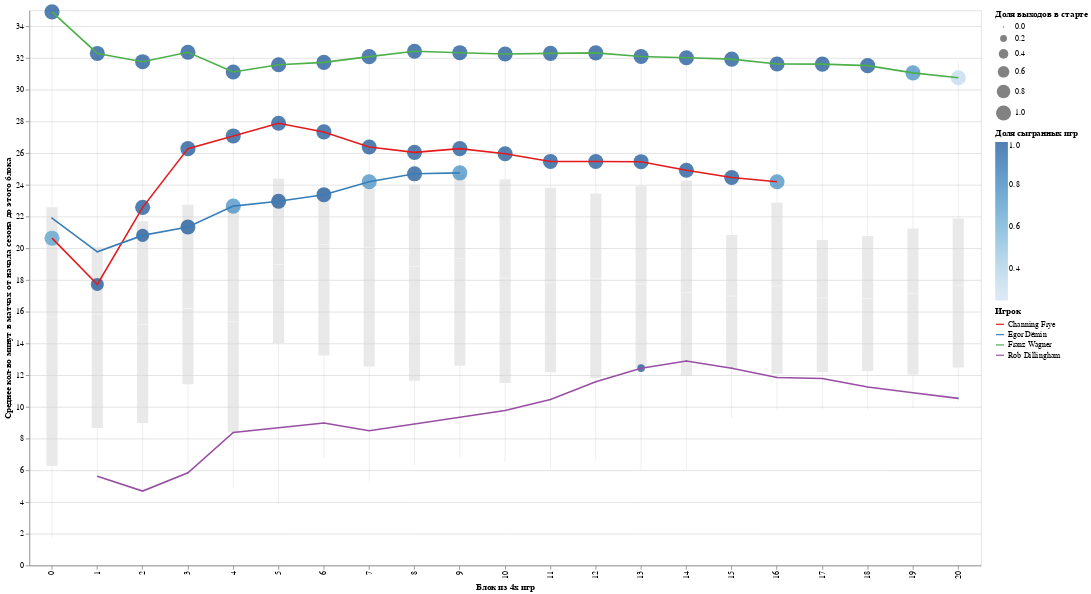

Source (notebook cell):
### Code cell
plot_1st_season(df_roll, col_to_plot='min_mean_up_to_week', player_ids_to_highlight=[101112, 1642265, 1642856,1630532], col_to_plot_ru="Среднее кол-во минут в матчах от начала сезона до этого блока")

### Figure 1 — Vega-Lite specification as saved in the notebook (floating-point values rounded to 4 significant figures; data arrays with more than 128 entries replaced by an {"elided": "..."} marker saying what was removed)
{"config": {"view": {"continuousWidth": 300, "continuousHeight": 300}}, "layer": [{"data": {"name": "data-1565dfd35311d3d29803155722dde399"}, "mark": {"type": "boxplot", "color": "lightgrey", "extent": "min-max", "opacity": 0.5}, "encoding": {"x": {"field": "team_week", "title": "Блок из 4х игр", "type": "ordinal"}, "y": {"field": "min_mean_up_to_week", "title": "Среднее кол-во минут в матчах от начала сезона до этого блока", "type": "quantitative"}}}, {"data": {"name": "data-1f686c5a5b16603d4209aeff41e33ab9"}, "mark": {"type": "point", "filled": true, "size": 60}, "encoding": {"color": {"field": "share_games_played", "title": "Доля сыгранных игр", "type": "quantitative"}, "size": {"field": "share_games_started", "title": "Доля выходов в старте", "type": "quantitative"}, "x": {"field": "team_week", "type": "ordinal"}, "y": {"field": "min_mean_up_to_week", "type": "quantitative"}}}, {"data": {"name": "data-1f686c5a5b16603d4209aeff41e33ab9"}, "mark": {"type": "line"}, "encoding": {"color": {"field": "PLAYER_NAME", "scale": {"scheme": "set1"}, "title": "Игрок", "type": "ordinal"}, "x": {"field": "team_week", "type": "ordinal"}, "y": {"field": "min_mean_up_to_week", "type": "quantitative"}}}], "height": 700, "width": 1200, "$schema": "https://vega.github.io/schema/vega-lite/v5.17.0.json", "datasets": {"data-1565dfd35311d3d29803155722dde399": {"elided": "463 records"}, "data-1f686c5a5b16603d4209aeff41e33ab9": [{"player_dir": "101112", "season_dir": "2005-06", "PLAYER_ID": 101112, "PLAYER_NAME": "Channing Frye", "TEAM_ID": 1610612752, "team_week": 0, "games_played": 2, "games_started": 2, "min_mean_week": 20.63, "pts_mean_week": 9.5, "reb_mean_week": 7.5, "ast_mean_week": 1.5, "team_games_this_week": 3, "pts_mean_up_to_week": 9.5, "min_mean_up_to_week": 20.63, "reb_mean_up_to_week": 7.5, "ast_mean_up_to_week": 1.5, "share_games_played": 0.6667, "share_games_started": 1.0, "week_str": "0"}, {"player_dir": "101112", "season_dir": "2005-06", "PLAYER_ID": 101112, "PLAYER_NAME": "Channing Frye", "TEAM_ID": 1610612752, "team_week": 1, "games_played": 4, "games_started": 3, "min_mean_week": 16.25, "pts_mean_week": 9.25, "reb_mean_week": 4.75, "ast_mean_week": 0.0, "team_games_this_week": 4, "pts_mean_up_to_week": 9.333, "min_mean_up_to_week": 17.71, "reb_mean_up_to_week": 5.667, "ast_mean_up_to_week": 0.5, "share_games_played": 1.0, "share_games_started": 0.75, "week_str": "1"}, {"player_dir": "101112", "season_dir": "2005-06", "PLAYER_ID": 101112, "PLAYER_NAME": "Channing Frye", "TEAM_ID": 1610612752, "team_week": 2, "games_played": 4, "games_started": 4, "min_mean_week": 29.87, "pts_mean_week": 18.75, "reb_mean_week": 5.75, "ast_mean_week": 1.75, "team_games_this_week": 4, "pts_mean_up_to_week": 13.1, "min_mean_up_to_week": 22.58, "reb_mean_up_to_week": 5.7, "ast_mean_up_to_week": 1.0, "share_games_played": 1.0, "share_games_started": 1.0, "week_str": "2"}, {"player_dir": "101112", "season_dir": "2005-06", "PLAYER_ID": 101112, "PLAYER_NAME": "Channing Frye", "TEAM_ID": 1610612752, "team_week": 3, "games_played": 4, "games_started": 4, "min_mean_week": 35.53, "pts_mean_week": 18.75, "reb_mean_week": 6.25, "ast_mean_week": 1.25, "team_games_this_week": 4, "pts_mean_up_to_week": 14.71, "min_mean_up_to_week": 26.28, "reb_mean_up_to_week": 5.857, "ast_mean_up_to_week": 1.071, "share_games_played": 1.0, "share_games_started": 1.0, "week_str": "3"}, {"player_dir": "101112", "season_dir": "2005-06", "PLAYER_ID": 101112, "PLAYER_NAME": "Channing Frye", "TEAM_ID": 1610612752, "team_week": 4, "games_played": 4, "games_started": 4, "min_mean_week": 29.88, "pts_mean_week": 14.25, "reb_mean_week": 6.25, "ast_mean_week": 0.75, "team_games_this_week": 4, "pts_mean_up_to_week": 14.61, "min_mean_up_to_week": 27.08, "reb_mean_up_to_week": 5.944, "ast_mean_up_to_week": 1.0, "share_games_played": 1.0, "share_games_started": 1.0, "week_str": "4"}, {"player_dir": "101112", "season_dir": "2005-06", "PLAYER_ID": 101112, "PLAYER_NAME": "Channing Frye", "TEAM_ID": 1610612752, "team_week": 5, "games_played": 4, "games_started": 4, "min_mean_week": 31.49, "pts_mean_week": 15.5, "reb_mean_week": 8.75, "ast_mean_week": 1.0, "team_games_this_week": 4, "pts_mean_up_to_week": 14.77, "min_mean_up_to_week": 27.88, "reb_mean_up_to_week": 6.455, "ast_mean_up_to_week": 1.0, "share_games_played": 1.0, "share_games_started": 1.0, "week_str": "5"}, {"player_dir": "101112", "season_dir": "2005-06", "PLAYER_ID": 101112, "PLAYER_NAME": "Channing Frye", "TEAM_ID": 1610612752, "team_week": 6, "games_played": 4, "games_started": 4, "min_mean_week": 24.32, "pts_mean_week": 12.75, "reb_mean_week": 5.25, "ast_mean_week": 0.75, "team_games_this_week": 4, "pts_mean_up_to_week": 14.46, "min_mean_up_to_week": 27.33, "reb_mean_up_to_week": 6.269, "ast_mean_up_to_week": 0.9615, "share_games_played": 1.0, "share_games_started": 1.0, "week_str": "6"}, {"player_dir": "101112", "season_dir": "2005-06", "PLAYER_ID": 101112, "PLAYER_NAME": "Channing Frye", "TEAM_ID": 1610612752, "team_week": 7, "games_played": 4, "games_started": 4, "min_mean_week": 20.18, "pts_mean_week": 17.5, "reb_mean_week": 4.75, "ast_mean_week": 0.0, "team_games_this_week": 4, "pts_mean_up_to_week": 14.87, "min_mean_up_to_week": 26.38, "reb_mean_up_to_week": 6.067, "ast_mean_up_to_week": 0.8333, "share_games_played": 1.0, "share_games_started": 1.0, "week_str": "7"}, {"player_dir": "101112", "season_dir": "2005-06", "PLAYER_ID": 101112, "PLAYER_NAME": "Channing Frye", "TEAM_ID": 1610612752, "team_week": 8, "games_played": 4, "games_started": 4, "min_mean_week": 23.52, "pts_mean_week": 12.75, "reb_mean_week": 5.75, "ast_mean_week": 1.0, "team_games_this_week": 4, "pts_mean_up_to_week": 14.62, "min_mean_up_to_week": 26.04, "reb_mean_up_to_week": 6.029, "ast_mean_up_to_week": 0.8529, "share_games_played": 1.0, "share_games_started": 1.0, "week_str": "8"}, {"player_dir": "101112", "season_dir": "2005-06", "PLAYER_ID": 101112, "PLAYER_NAME": "Channing Frye", "TEAM_ID": 1610612752, "team_week": 9, "games_played": 4, "games_started": 4, "min_mean_week": 28.29, "pts_mean_week": 12.75, "reb_mean_week": 6.25, "ast_mean_week": 1.75, "team_games_this_week": 4, "pts_mean_up_to_week": 14.42, "min_mean_up_to_week": 26.28, "reb_mean_up_to_week": 6.053, "ast_mean_up_to_week": 0.9474, "share_games_played": 1.0, "share_games_started": 1.0, "week_str": "9"}, {"player_dir": "101112", "season_dir": "2005-06", "PLAYER_ID": 101112, "PLAYER_NAME": "Channing Frye", "TEAM_ID": 1610612752, "team_week": 10, "games_played": 4, "games_started": 4, "min_mean_week": 22.9, "pts_mean_week": 9.75, "reb_mean_week": 4.75, "ast_mean_week": 1.0, "team_games_this_week": 4, "pts_mean_up_to_week": 13.98, "min_mean_up_to_week": 25.96, "reb_mean_up_to_week": 5.929, "ast_mean_up_to_week": 0.9524, "share_games_played": 1.0, "share_games_started": 1.0, "week_str": "10"}, {"player_dir": "101112", "season_dir": "2005-06", "PLAYER_ID": 101112, "PLAYER_NAME": "Channing Frye", "TEAM_ID": 1610612752, "team_week": 11, "games_played": 4, "games_started": 4, "min_mean_week": 20.35, "pts_mean_week": 8.5, "reb_mean_week": 4.0, "ast_mean_week": 0.75, "team_games_this_week": 4, "pts_mean_up_to_week": 13.5, "min_mean_up_to_week": 25.47, "reb_mean_up_to_week": 5.761, "ast_mean_up_to_week": 0.9348, "share_games_played": 1.0, "share_games_started": 1.0, "week_str": "11"}, {"player_dir": "101112", "season_dir": "2005-06", "PLAYER_ID": 101112, "PLAYER_NAME": "Channing Frye", "TEAM_ID": 1610612752, "team_week": 12, "games_played": 4, "games_started": 4, "min_mean_week": 25.42, "pts_mean_week": 12.0, "reb_mean_week": 7.25, "ast_mean_week": 1.25, "team_games_this_week": 4, "pts_mean_up_to_week": 13.38, "min_mean_up_to_week": 25.47, "reb_mean_up_to_week": 5.88, "ast_mean_up_to_week": 0.96, "share_games_played": 1.0, "share_games_started": 1.0, "week_str": "12"}, {"player_dir": "101112", "season_dir": "2005-06", "PLAYER_ID": 101112, "PLAYER_NAME": "Channing Frye", "TEAM_ID": 1610612752, "team_week": 13, "games_played": 4, "games_started": 4, "min_mean_week": 25.32, "pts_mean_week": 14.0, "reb_mean_week": 8.25, "ast_mean_week": 0.0, "team_games_this_week": 4, "pts_mean_up_to_week": 13.43, "min_mean_up_to_week": 25.46, "reb_mean_up_to_week": 6.056, "ast_mean_up_to_week": 0.8889, "share_games_played": 1.0, "share_games_started": 1.0, "week_str": "13"}, {"player_dir": "101112", "season_dir": "2005-06", "PLAYER_ID": 101112, "PLAYER_NAME": "Channing Frye", "TEAM_ID": 1610612752, "team_week": 14, "games_played": 4, "games_started": 4, "min_mean_week": 17.6, "pts_mean_week": 6.25, "reb_mean_week": 3.75, "ast_mean_week": 0.25, "team_games_this_week": 4, "pts_mean_up_to_week": 12.93, "min_mean_up_to_week": 24.91, "reb_mean_up_to_week": 5.897, "ast_mean_up_to_week": 0.8448, "share_games_played": 1.0, "share_games_started": 1.0, "week_str": "14"}, {"player_dir": "101112", "season_dir": "2005-06", "PLAYER_ID": 101112, "PLAYER_NAME": "Channing Frye", "TEAM_ID": 1610612752, "team_week": 15, "games_played": 4, "games_started": 4, "min_mean_week": 17.85, "pts_mean_week": 6.5, "reb_mean_week": 3.5, "ast_mean_week": 0.75, "team_games_this_week": 4, "pts_mean_up_to_week": 12.52, "min_mean_up_to_week": 24.46, "reb_mean_up_to_week": 5.742, "ast_mean_up_to_week": 0.8387, "share_games_played": 1.0, "share_games_started": 1.0, "week_str": "15"}, {"player_dir": "101112", "season_dir": "2005-06", "PLAYER_ID": 101112, "PLAYER_NAME": "Channing Frye", "TEAM_ID": 1610612752, "team_week": 16, "games_played": 3, "games_started": 3, "min_mean_week": 18.65, "pts_mean_week": 8.667, "reb_mean_week": 6.0, "ast_mean_week": 0.3333, "team_games_this_week": 4, "pts_mean_up_to_week": 12.34, "min_mean_up_to_week": 24.19, "reb_mean_up_to_week": 5.754, "ast_mean_up_to_week": 0.8154, "share_games_played": 0.75, "share_games_started": 1.0, "week_str": "16"}, {"player_dir": "1630532", "season_dir": "2021-22", "PLAYER_ID": 1630532, "PLAYER_NAME": "Franz Wagner", "TEAM_ID": 1610612753, "team_week": 0, "games_played": 3, "games_started": 3, "min_mean_week": 34.9, "pts_mean_week": 12.67, "reb_mean_week": 5.0, "ast_mean_week": 1.333, "team_games_this_week": 3, "pts_mean_up_to_week": 12.67, "min_mean_up_to_week": 34.9, "reb_mean_up_to_week": 5.0, "ast_mean_up_to_week": 1.333, "share_games_played": 1.0, "share_games_started": 1.0, "week_str": "0"}, {"player_dir": "1630532", "season_dir": "2021-22", "PLAYER_ID": 1630532, "PLAYER_NAME": "Franz Wagner", "TEAM_ID": 1610612753, "team_week": 1, "games_played": 4, "games_started": 4, "min_mean_week": 30.32, "pts_mean_week": 14.75, "reb_mean_week": 2.5, "ast_mean_week": 2.25, "team_games_this_week": 4, "pts_mean_up_to_week": 13.86, "min_mean_up_to_week": 32.28, "reb_mean_up_to_week": 3.571, "ast_mean_up_to_week": 1.857, "share_games_played": 1.0, "share_games_started": 1.0, "week_str": "1"}, {"player_dir": "1630532", "season_dir": "2021-22", "PLAYER_ID": 1630532, "PLAYER_NAME": "Franz Wagner", "TEAM_ID": 1610612753, "team_week": 2, "games_played": 4, "games_started": 4, "min_mean_week": 30.85, "pts_mean_week": 13.5, "reb_mean_week": 3.5, "ast_mean_week": 2.5, "team_games_this_week": 4, "pts_mean_up_to_week": 13.73, "min_mean_up_to_week": 31.76, "reb_mean_up_to_week": 3.545, "ast_mean_up_to_week": 2.091, "share_games_played": 1.0, "share_games_started": 1.0, "week_str": "2"}, {"player_dir": "1630532", "season_dir": "2021-22", "PLAYER_ID": 1630532, "PLAYER_NAME": "Franz Wagner", "TEAM_ID": 1610612753, "team_week": 3, "games_played": 4, "games_started": 4, "min_mean_week": 33.99, "pts_mean_week": 13.25, "reb_mean_week": 6.25, "ast_mean_week": 1.25, "team_games_this_week": 4, "pts_mean_up_to_week": 13.6, "min_mean_up_to_week": 32.36, "reb_mean_up_to_week": 4.267, "ast_mean_up_to_week": 1.867, "share_games_played": 1.0, "share_games_started": 1.0, "week_str": "3"}, {"player_dir": "1630532", "season_dir": "2021-22", "PLAYER_ID": 1630532, "PLAYER_NAME": "Franz Wagner", "TEAM_ID": 1610612753, "team_week": 4, "games_played": 4, "games_started": 4, "min_mean_week": 26.43, "pts_mean_week": 9.0, "reb_mean_week": 3.25, "ast_mean_week": 3.0, "team_games_this_week": 4, "pts_mean_up_to_week": 12.63, "min_mean_up_to_week": 31.11, "reb_mean_up_to_week": 4.053, "ast_mean_up_to_week": 2.105, "share_games_played": 1.0, "share_games_started": 1.0, "week_str": "4"}, {"player_dir": "1630532", "season_dir": "2021-22", "PLAYER_ID": 1630532, "PLAYER_NAME": "Franz Wagner", "TEAM_ID": 1610612753, "team_week": 5, "games_played": 4, "games_started": 4, "min_mean_week": 33.74, "pts_mean_week": 17.25, "reb_mean_week": 5.5, "ast_mean_week": 4.5, "team_games_this_week": 4, "pts_mean_up_to_week": 13.43, "min_mean_up_to_week": 31.57, "reb_mean_up_to_week": 4.304, "ast_mean_up_to_week": 2.522, "share_games_played": 1.0, "share_games_started": 1.0, "week_str": "5"}, {"player_dir": "1630532", "season_dir": "2021-22", "PLAYER_ID": 1630532, "PLAYER_NAME": "Franz Wagner", "TEAM_ID": 1610612753, "team_week": 6, "games_played": 4, "games_started": 4, "min_mean_week": 32.6, "pts_mean_week": 17.75, "reb_mean_week": 4.5, "ast_mean_week": 4.5, "team_games_this_week": 4, "pts_mean_up_to_week": 14.07, "min_mean_up_to_week": 31.72, "reb_mean_up_to_week": 4.333, "ast_mean_up_to_week": 2.815, "share_games_played": 1.0, "share_games_started": 1.0, "week_str": "6"}, {"player_dir": "1630532", "season_dir": "2021-22", "PLAYER_ID": 1630532, "PLAYER_NAME": "Franz Wagner", "TEAM_ID": 1610612753, "team_week": 7, "games_played": 4, "games_started": 4, "min_mean_week": 34.52, "pts_mean_week": 17.75, "reb_mean_week": 7.5, "ast_mean_week": 3.5, "team_games_this_week": 4, "pts_mean_up_to_week": 14.55, "min_mean_up_to_week": 32.08, "reb_mean_up_to_week": 4.742, "ast_mean_up_to_week": 2.903, "share_games_played": 1.0, "share_games_started": 1.0, "week_str": "7"}, {"player_dir": "1630532", "season_dir": "2021-22", "PLAYER_ID": 1630532, "PLAYER_NAME": "Franz Wagner", "TEAM_ID": 1610612753, "team_week": 8, "games_played": 4, "games_started": 4, "min_mean_week": 35.07, "pts_mean_week": 24.0, "reb_mean_week": 4.5, "ast_mean_week": 1.5, "team_games_this_week": 4, "pts_mean_up_to_week": 15.63, "min_mean_up_to_week": 32.42, "reb_mean_up_to_week": 4.714, "ast_mean_up_to_week": 2.743, "share_games_played": 1.0, "share_games_started": 1.0, "week_str": "8"}, {"player_dir": "1630532", "season_dir": "2021-22", "PLAYER_ID": 1630532, "PLAYER_NAME": "Franz Wagner", "TEAM_ID": 1610612753, "team_week": 9, "games_played": 4, "games_started": 4, "min_mean_week": 31.51, "pts_mean_week": 17.75, "reb_mean_week": 4.25, "ast_mean_week": 1.75, "team_games_this_week": 4, "pts_mean_up_to_week": 15.85, "min_mean_up_to_week": 32.33, "reb_mean_up_to_week": 4.667, "ast_mean_up_to_week": 2.641, "share_games_played": 1.0, "share_games_started": 1.0, "week_str": "9"}, {"player_dir": "1630532", "season_dir": "2021-22", "PLAYER_ID": 1630532, "PLAYER_NAME": "Franz Wagner", "TEAM_ID": 1610612753, "team_week": 10, "games_played": 4, "games_started": 4, "min_mean_week": 31.45, "pts_mean_week": 14.5, "reb_mean_week": 5.25, "ast_mean_week": 5.0, "team_games_this_week": 4, "pts_mean_up_to_week": 15.72, "min_mean_up_to_week": 32.25, "reb_mean_up_to_week": 4.721, "ast_mean_up_to_week": 2.86, "share_games_played": 1.0, "share_games_started": 1.0, "week_str": "10"}, {"player_dir": "1630532", "season_dir": "2021-22", "PLAYER_ID": 1630532, "PLAYER_NAME": "Franz Wagner", "TEAM_ID": 1610612753, "team_week": 11, "games_played": 4, "games_started": 4, "min_mean_week": 32.71, "pts_mean_week": 11.0, "reb_mean_week": 5.25, "ast_mean_week": 2.5, "team_games_this_week": 4, "pts_mean_up_to_week": 15.32, "min_mean_up_to_week": 32.29, "reb_mean_up_to_week": 4.766, "ast_mean_up_to_week": 2.83, "share_games_played": 1.0, "share_games_started": 1.0, "week_str": "11"}, {"player_dir": "1630532", "season_dir": "2021-22", "PLAYER_ID": 1630532, "PLAYER_NAME": "Franz Wagner", "TEAM_ID": 1610612753, "team_week": 12, "games_played": 4, "games_started": 4, "min_mean_week": 32.69, "pts_mean_week": 20.25, "reb_mean_week": 3.0, "ast_mean_week": 4.25, "team_games_this_week": 4, "pts_mean_up_to_week": 15.71, "min_mean_up_to_week": 32.32, "reb_mean_up_to_week": 4.627, "ast_mean_up_to_week": 2.941, "share_games_played": 1.0, "share_games_started": 1.0, "week_str": "12"}, {"player_dir": "1630532", "season_dir": "2021-22", "PLAYER_ID": 1630532, "PLAYER_NAME": "Franz Wagner", "TEAM_ID": 1610612753, "team_week": 13, "games_played": 4, "games_started": 4, "min_mean_week": 29.13, "pts_mean_week": 15.5, "reb_mean_week": 3.5, "ast_mean_week": 2.25, "team_games_this_week": 4, "pts_mean_up_to_week": 15.69, "min_mean_up_to_week": 32.08, "reb_mean_up_to_week": 4.545, "ast_mean_up_to_week": 2.891, "share_games_played": 1.0, "share_games_started": 1.0, "week_str": "13"}, {"player_dir": "1630532", "season_dir": "2021-22", "PLAYER_ID": 1630532, "PLAYER_NAME": "Franz Wagner", "TEAM_ID": 1610612753, "team_week": 14, "games_played": 4, "games_started": 4, "min_mean_week": 31.0, "pts_mean_week": 15.0, "reb_mean_week": 5.5, "ast_mean_week": 4.25, "team_games_this_week": 4, "pts_mean_up_to_week": 15.64, "min_mean_up_to_week": 32.01, "reb_mean_up_to_week": 4.61, "ast_mean_up_to_week": 2.983, "share_games_played": 1.0, "share_games_started": 1.0, "week_str": "14"}, {"player_dir": "1630532", "season_dir": "2021-22", "PLAYER_ID": 1630532, "PLAYER_NAME": "Franz Wagner", "TEAM_ID": 1610612753, "team_week": 15, "games_played": 4, "games_started": 4, "min_mean_week": 30.59, "pts_mean_week": 17.0, "reb_mean_week": 4.75, "ast_mean_week": 2.25, "team_games_this_week": 4, "pts_mean_up_to_week": 15.73, "min_mean_up_to_week": 31.92, "reb_mean_up_to_week": 4.619, "ast_mean_up_to_week": 2.937, "share_games_played": 1.0, "share_games_started": 1.0, "week_str": "15"}, {"player_dir": "1630532", "season_dir": "2021-22", "PLAYER_ID": 1630532, "PLAYER_NAME": "Franz Wagner", "TEAM_ID": 1610612753, "team_week": 16, "games_played": 4, "games_started": 4, "min_mean_week": 26.8, "pts_mean_week": 11.75, "reb_mean_week": 4.75, "ast_mean_week": 3.5, "team_games_this_week": 4, "pts_mean_up_to_week": 15.49, "min_mean_up_to_week": 31.62, "reb_mean_up_to_week": 4.627, "ast_mean_up_to_week": 2.97, "share_games_played": 1.0, "share_games_started": 1.0, "week_str": "16"}, {"player_dir": "1630532", "season_dir": "2021-22", "PLAYER_ID": 1630532, "PLAYER_NAME": "Franz Wagner", "TEAM_ID": 1610612753, "team_week": 17, "games_played": 4, "games_started": 4, "min_mean_week": 31.47, "pts_mean_week": 14.0, "reb_mean_week": 4.75, "ast_mean_week": 2.25, "team_games_this_week": 4, "pts_mean_up_to_week": 15.41, "min_mean_up_to_week": 31.61, "reb_mean_up_to_week": 4.634, "ast_mean_up_to_week": 2.93, "share_games_played": 1.0, "share_games_started": 1.0, "week_str": "17"}, {"player_dir": "1630532", "season_dir": "2021-22", "PLAYER_ID": 1630532, "PLAYER_NAME": "Franz Wagner", "TEAM_ID": 1610612753, "team_week": 18, "games_played": 4, "games_started": 4, "min_mean_week": 29.83, "pts_mean_week": 15.75, "reb_mean_week": 4.75, "ast_mean_week": 3.25, "team_games_this_week": 4, "pts_mean_up_to_week": 15.43, "min_mean_up_to_week": 31.51, "reb_mean_up_to_week": 4.64, "ast_mean_up_to_week": 2.947, "share_games_played": 1.0, "share_games_started": 1.0, "week_str": "18"}, {"player_dir": "1630532", "season_dir": "2021-22", "PLAYER_ID": 1630532, "PLAYER_NAME": "Franz Wagner", "TEAM_ID": 1610612753, "team_week": 19, "games_played": 3, "games_started": 3, "min_mean_week": 19.61, "pts_mean_week": 12.67, "reb_mean_week": 2.667, "ast_mean_week": 2.667, "team_games_this_week": 4, "pts_mean_up_to_week": 15.32, "min_mean_up_to_week": 31.05, "reb_mean_up_to_week": 4.564, "ast_mean_up_to_week": 2.936, "share_games_played": 0.75, "share_games_started": 1.0, "week_str": "19"}, {"player_dir": "1630532", "season_dir": "2021-22", "PLAYER_ID": 1630532, "PLAYER_NAME": "Franz Wagner", "TEAM_ID": 1610612753, "team_week": 20, "games_played": 1, "games_started": 1, "min_mean_week": 6.8, "pts_mean_week": 2.0, "reb_mean_week": 0.0, "ast_mean_week": 2.0, "team_games_this_week": 3, "pts_mean_up_to_week": 15.15, "min_mean_up_to_week": 30.75, "reb_mean_up_to_week": 4.506, "ast_mean_up_to_week": 2.924, "share_games_played": 0.3333, "share_games_started": 1.0, "week_str": "20"}, {"player_dir": "1642265", "season_dir": "2024-25", "PLAYER_ID": 1642265, "PLAYER_NAME": "Rob Dillingham", "TEAM_ID": 1610612750, "team_week": 1, "games_played": 2, "games_started": 0, "min_mean_week": 5.625, "pts_mean_week": 2.0, "reb_mean_week": 0.0, "ast_mean_week": 2.0, "team_games_this_week": 4, "pts_mean_up_to_week": 2.0, "min_mean_up_to_week": 5.625, "reb_mean_up_to_week": 0.0, "ast_mean_up_to_week": 2.0, "share_games_played": 0.5, "share_games_started": 0.0, "week_str": "1"}, {"player_dir": "1642265", "season_dir": "2024-25", "PLAYER_ID": 1642265, "PLAYER_NAME": "Rob Dillingham", "TEAM_ID": 1610612750, "team_week": 2, "games_played": 2, "games_started": 0, "min_mean_week": 3.75, "pts_mean_week": 3.5, "reb_mean_week": 1.5, "ast_mean_week": 1.5, "team_games_this_week": 4, "pts_mean_up_to_week": 2.75, "min_mean_up_to_week": 4.688, "reb_mean_up_to_week": 0.75, "ast_mean_up_to_week": 1.75, "share_games_played": 0.5, "share_games_started": 0.0, "week_str": "2"}, {"player_dir": "1642265", "season_dir": "2024-25", "PLAYER_ID": 1642265, "PLAYER_NAME": "Rob Dillingham", "TEAM_ID": 1610612750, "team_week": 3, "games_played": 4, "games_started": 0, "min_mean_week": 6.983, "pts_mean_week": 1.25, "reb_mean_week": 0.0, "ast_mean_week": 0.25, "team_games_this_week": 4, "pts_mean_up_to_week": 2.0, "min_mean_up_to_week": 5.835, "reb_mean_up_to_week": 0.375, "ast_mean_up_to_week": 1.0, "share_games_played": 1.0, "share_games_started": 0.0, "week_str": "3"}, {"player_dir": "1642265", "season_dir": "2024-25", "PLAYER_ID": 1642265, "PLAYER_NAME": "Rob Dillingham", "TEAM_ID": 1610612750, "team_week": 4, "games_played": 3, "games_started": 0, "min_mean_week": 15.18, "pts_mean_week": 8.667, "reb_mean_week": 2.0, "ast_mean_week": 2.667, "team_games_this_week": 4, "pts_mean_up_to_week": 3.818, "min_mean_up_to_week": 8.383, "reb_mean_up_to_week": 0.8182, "ast_mean_up_to_week": 1.455, "share_games_played": 0.75, "share_games_started": 0.0, "week_str": "4"}, {"player_dir": "1642265", "season_dir": "2024-25", "PLAYER_ID": 1642265, "PLAYER_NAME": "Rob Dillingham", "TEAM_ID": 1610612750, "team_week": 6, "games_played": 3, "games_started": 0, "min_mean_week": 11.18, "pts_mean_week": 4.333, "reb_mean_week": 0.6667, "ast_mean_week": 2.667, "team_games_this_week": 4, "pts_mean_up_to_week": 3.929, "min_mean_up_to_week": 8.983, "reb_mean_up_to_week": 0.7857, "ast_mean_up_to_week": 1.714, "share_games_played": 0.75, "share_games_started": 0.0, "week_str": "6"}, {"player_dir": "1642265", "season_dir": "2024-25", "PLAYER_ID": 1642265, "PLAYER_NAME": "Rob Dillingham", "TEAM_ID": 1610612750, "team_week": 7, "games_played": 1, "games_started": 0, "min_mean_week": 1.633, "pts_mean_week": 0.0, "reb_mean_week": 0.0, "ast_mean_week": 1.0, "team_games_this_week": 4, "pts_mean_up_to_week": 3.667, "min_mean_up_to_week": 8.493, "reb_mean_up_to_week": 0.7333, "ast_mean_up_to_week": 1.667, "share_games_played": 0.25, "share_games_started": 0.0, "week_str": "7"}, {"player_dir": "1642265", "season_dir": "2024-25", "PLAYER_ID": 1642265, "PLAYER_NAME": "Rob Dillingham", "TEAM_ID": 1610612750, "team_week": 10, "games_played": 3, "games_started": 0, "min_mean_week": 16.17, "pts_mean_week": 12.0, "reb_mean_week": 1.333, "ast_mean_week": 2.333, "team_games_this_week": 4, "pts_mean_up_to_week": 5.056, "min_mean_up_to_week": 9.772, "reb_mean_up_to_week": 0.8333, "ast_mean_up_to_week": 1.778, "share_games_played": 0.75, "share_games_started": 0.0, "week_str": "10"}, {"player_dir": "1642265", "season_dir": "2024-25", "PLAYER_ID": 1642265, "PLAYER_NAME": "Rob Dillingham", "TEAM_ID": 1610612750, "team_week": 11, "games_played": 4, "games_started": 0, "min_mean_week": 13.54, "pts_mean_week": 5.75, "reb_mean_week": 2.25, "ast_mean_week": 2.25, "team_games_this_week": 4, "pts_mean_up_to_week": 5.182, "min_mean_up_to_week": 10.46, "reb_mean_up_to_week": 1.091, "ast_mean_up_to_week": 1.864, "share_games_played": 1.0, "share_games_started": 0.0, "week_str": "11"}, {"player_dir": "1642265", "season_dir": "2024-25", "PLAYER_ID": 1642265, "PLAYER_NAME": "Rob Dillingham", "TEAM_ID": 1610612750, "team_week": 12, "games_played": 4, "games_started": 0, "min_mean_week": 17.73, "pts_mean_week": 8.25, "reb_mean_week": 1.5, "ast_mean_week": 5.5, "team_games_this_week": 4, "pts_mean_up_to_week": 5.654, "min_mean_up_to_week": 11.58, "reb_mean_up_to_week": 1.154, "ast_mean_up_to_week": 2.423, "share_games_played": 1.0, "share_games_started": 0.0, "week_str": "12"}, {"player_dir": "1642265", "season_dir": "2024-25", "PLAYER_ID": 1642265, "PLAYER_NAME": "Rob Dillingham", "TEAM_ID": 1610612750, "team_week": 13, "games_played": 4, "games_started": 1, "min_mean_week": 18.02, "pts_mean_week": 7.25, "reb_mean_week": 0.75, "ast_mean_week": 2.25, "team_games_this_week": 4, "pts_mean_up_to_week": 5.867, "min_mean_up_to_week": 12.44, "reb_mean_up_to_week": 1.1, "ast_mean_up_to_week": 2.4, "share_games_played": 1.0, "share_games_started": 0.25, "week_str": "13"}, {"player_dir": "1642265", "season_dir": "2024-25", "PLAYER_ID": 1642265, "PLAYER_NAME": "Rob Dillingham", "TEAM_ID": 1610612750, "team_week": 14, "games_played": 4, "games_started": 0, "min_mean_week": 16.24, "pts_mean_week": 5.0, "reb_mean_week": 2.25, "ast_mean_week": 3.25, "team_games_this_week": 4, "pts_mean_up_to_week": 5.765, "min_mean_up_to_week": 12.88, "reb_mean_up_to_week": 1.235, "ast_mean_up_to_week": 2.5, "share_games_played": 1.0, "share_games_started": 0.0, "week_str": "14"}, {"player_dir": "1642265", "season_dir": "2024-25", "PLAYER_ID": 1642265, "PLAYER_NAME": "Rob Dillingham", "TEAM_ID": 1610612750, "team_week": 15, "games_played": 4, "games_started": 0, "min_mean_week": 8.6, "pts_mean_week": 3.0, "reb_mean_week": 1.0, "ast_mean_week": 1.5, "team_games_this_week": 4, "pts_mean_up_to_week": 5.474, "min_mean_up_to_week": 12.43, "reb_mean_up_to_week": 1.211, "ast_mean_up_to_week": 2.395, "share_games_played": 1.0, "share_games_started": 0.0, "week_str": "15"}, {"player_dir": "1642265", "season_dir": "2024-25", "PLAYER_ID": 1642265, "PLAYER_NAME": "Rob Dillingham", "TEAM_ID": 1610612750, "team_week": 16, "games_played": 3, "games_started": 0, "min_mean_week": 4.411, "pts_mean_week": 1.0, "reb_mean_week": 0.6667, "ast_mean_week": 1.0, "team_games_this_week": 4, "pts_mean_up_to_week": 5.146, "min_mean_up_to_week": 11.85, "reb_mean_up_to_week": 1.171, "ast_mean_up_to_week": 2.293, "share_games_played": 0.75, "share_games_started": 0.0, "week_str": "16"}, {"player_dir": "1642265", "season_dir": "2024-25", "PLAYER_ID": 1642265, "PLAYER_NAME": "Rob Dillingham", "TEAM_ID": 1610612750, "team_week": 17, "games_played": 1, "games_started": 0, "min_mean_week": 9.4, "pts_mean_week": 2.0, "reb_mean_week": 1.0, "ast_mean_week": 0.0, "team_games_this_week": 4, "pts_mean_up_to_week": 5.071, "min_mean_up_to_week": 11.79, "reb_mean_up_to_week": 1.167, "ast_mean_up_to_week": 2.238, "share_games_played": 0.25, "share_games_started": 0.0, "week_str": "17"}, {"player_dir": "1642265", "season_dir": "2024-25", "PLAYER_ID": 1642265, "PLAYER_NAME": "Rob Dillingham", "TEAM_ID": 1610612750, "team_week": 18, "games_played": 3, "games_started": 0, "min_mean_week": 3.739, "pts_mean_week": 1.333, "reb_mean_week": 0.0, "ast_mean_week": 1.0, "team_games_this_week": 4, "pts_mean_up_to_week": 4.822, "min_mean_up_to_week": 11.25, "reb_mean_up_to_week": 1.089, "ast_mean_up_to_week": 2.156, "share_games_played": 0.75, "share_games_started": 0.0, "week_str": "18"}, {"player_dir": "1642265", "season_dir": "2024-25", "PLAYER_ID": 1642265, "PLAYER_NAME": "Rob Dillingham", "TEAM_ID": 1610612750, "team_week": 19, "games_played": 2, "games_started": 0, "min_mean_week": 2.775, "pts_mean_week": 1.0, "reb_mean_week": 0.0, "ast_mean_week": 0.0, "team_games_this_week": 4, "pts_mean_up_to_week": 4.66, "min_mean_up_to_week": 10.89, "reb_mean_up_to_week": 1.043, "ast_mean_up_to_week": 2.064, "share_games_played": 0.5, "share_games_started": 0.0, "week_str": "19"}, {"player_dir": "1642265", "season_dir": "2024-25", "PLAYER_ID": 1642265, "PLAYER_NAME": "Rob Dillingham", "TEAM_ID": 1610612750, "team_week": 20, "games_played": 2, "games_started": 0, "min_mean_week": 2.067, "pts_mean_week": 0.0, "reb_mean_week": 0.5, "ast_mean_week": 0.5, "team_games_this_week": 3, "pts_mean_up_to_week": 4.469, "min_mean_up_to_week": 10.53, "reb_mean_up_to_week": 1.02, "ast_mean_up_to_week": 2.0, "share_games_played": 0.6667, "share_games_started": 0.0, "week_str": "20"}, {"player_dir": "1642856", "season_dir": "2025-26", "PLAYER_ID": 1642856, "PLAYER_NAME": "Egor Dëmin", "TEAM_ID": 1610612751, "team_week": 0, "games_played": 3, "games_started": 0, "min_mean_week": 21.89, "pts_mean_week": 8.667, "reb_mean_week": 5.0, "ast_mean_week": 2.333, "team_games_this_week": 3, "pts_mean_up_to_week": 8.667, "min_mean_up_to_week": 21.89, "reb_mean_up_to_week": 5.0, "ast_mean_up_to_week": 2.333, "share_games_played": 1.0, "share_games_started": 0.0, "week_str": "0"}, {"player_dir": "1642856", "season_dir": "2025-26", "PLAYER_ID": 1642856, "PLAYER_NAME": "Egor Dëmin", "TEAM_ID": 1610612751, "team_week": 1, "games_played": 3, "games_started": 0, "min_mean_week": 17.66, "pts_mean_week": 3.667, "reb_mean_week": 1.0, "ast_mean_week": 3.0, "team_games_this_week": 4, "pts_mean_up_to_week": 6.167, "min_mean_up_to_week": 19.78, "reb_mean_up_to_week": 3.0, "ast_mean_up_to_week": 2.667, "share_games_played": 0.75, "share_games_started": 0.0, "week_str": "1"}, {"player_dir": "1642856", "season_dir": "2025-26", "PLAYER_ID": 1642856, "PLAYER_NAME": "Egor Dëmin", "TEAM_ID": 1610612751, "team_week": 2, "games_played": 4, "games_started": 3, "min_mean_week": 22.36, "pts_mean_week": 8.5, "reb_mean_week": 3.5, "ast_mean_week": 4.25, "team_games_this_week": 4, "pts_mean_up_to_week": 7.1, "min_mean_up_to_week": 20.81, "reb_mean_up_to_week": 3.2, "ast_mean_up_to_week": 3.3, "share_games_played": 1.0, "share_games_started": 0.75, "week_str": "2"}, {"player_dir": "1642856", "season_dir": "2025-26", "PLAYER_ID": 1642856, "PLAYER_NAME": "Egor Dëmin", "TEAM_ID": 1610612751, "team_week": 3, "games_played": 4, "games_started": 4, "min_mean_week": 22.65, "pts_mean_week": 9.25, "reb_mean_week": 3.25, "ast_mean_week": 4.0, "team_games_this_week": 4, "pts_mean_up_to_week": 7.714, "min_mean_up_to_week": 21.33, "reb_mean_up_to_week": 3.214, "ast_mean_up_to_week": 3.5, "share_games_played": 1.0, "share_games_started": 1.0, "week_str": "3"}, {"player_dir": "1642856", "season_dir": "2025-26", "PLAYER_ID": 1642856, "PLAYER_NAME": "Egor Dëmin", "TEAM_ID": 1610612751, "team_week": 4, "games_played": 3, "games_started": 3, "min_mean_week": 28.81, "pts_mean_week": 12.33, "reb_mean_week": 6.0, "ast_mean_week": 3.667, "team_games_this_week": 4, "pts_mean_up_to_week": 8.529, "min_mean_up_to_week": 22.65, "reb_mean_up_to_week": 3.706, "ast_mean_up_to_week": 3.529, "share_games_played": 0.75, "share_games_started": 1.0, "week_str": "4"}, {"player_dir": "1642856", "season_dir": "2025-26", "PLAYER_ID": 1642856, "PLAYER_NAME": "Egor Dëmin", "TEAM_ID": 1610612751, "team_week": 5, "games_played": 4, "games_started": 4, "min_mean_week": 24.28, "pts_mean_week": 7.5, "reb_mean_week": 1.5, "ast_mean_week": 4.25, "team_games_this_week": 4, "pts_mean_up_to_week": 8.333, "min_mean_up_to_week": 22.96, "reb_mean_up_to_week": 3.286, "ast_mean_up_to_week": 3.667, "share_games_played": 1.0, "share_games_started": 1.0, "week_str": "5"}, {"player_dir": "1642856", "season_dir": "2025-26", "PLAYER_ID": 1642856, "PLAYER_NAME": "Egor Dëmin", "TEAM_ID": 1610612751, "team_week": 6, "games_played": 4, "games_started": 4, "min_mean_week": 25.5, "pts_mean_week": 12.5, "reb_mean_week": 2.75, "ast_mean_week": 2.0, "team_games_this_week": 4, "pts_mean_up_to_week": 9.0, "min_mean_up_to_week": 23.37, "reb_mean_up_to_week": 3.2, "ast_mean_up_to_week": 3.4, "share_games_played": 1.0, "share_games_started": 1.0, "week_str": "6"}, {"player_dir": "1642856", "season_dir": "2025-26", "PLAYER_ID": 1642856, "PLAYER_NAME": "Egor Dëmin", "TEAM_ID": 1610612751, "team_week": 7, "games_played": 3, "games_started": 3, "min_mean_week": 31.01, "pts_mean_week": 16.67, "reb_mean_week": 2.333, "ast_mean_week": 3.667, "team_games_this_week": 4, "pts_mean_up_to_week": 9.821, "min_mean_up_to_week": 24.19, "reb_mean_up_to_week": 3.107, "ast_mean_up_to_week": 3.429, "share_games_played": 0.75, "share_games_started": 1.0, "week_str": "7"}, {"player_dir": "1642856", "season_dir": "2025-26", "PLAYER_ID": 1642856, "PLAYER_NAME": "Egor Dëmin", "TEAM_ID": 1610612751, "team_week": 8, "games_played": 4, "games_started": 4, "min_mean_week": 28.21, "pts_mean_week": 15.0, "reb_mean_week": 5.0, "ast_mean_week": 3.75, "team_games_this_week": 4, "pts_mean_up_to_week": 10.47, "min_mean_up_to_week": 24.69, "reb_mean_up_to_week": 3.344, "ast_mean_up_to_week": 3.469, "share_games_played": 1.0, "share_games_started": 1.0, "week_str": "8"}, {"player_dir": "1642856", "season_dir": "2025-26", "PLAYER_ID": 1642856, "PLAYER_NAME": "Egor Dëmin", "TEAM_ID": 1610612751, "team_week": 9, "games_played": 3, "games_started": 3, "min_mean_week": 25.39, "pts_mean_week": 9.667, "reb_mean_week": 0.3333, "ast_mean_week": 3.667, "team_games_this_week": 4, "pts_mean_up_to_week": 10.4, "min_mean_up_to_week": 24.75, "reb_mean_up_to_week": 3.086, "ast_mean_up_to_week": 3.486, "share_games_played": 0.75, "share_games_started": 1.0, "week_str": "9"}]}}
